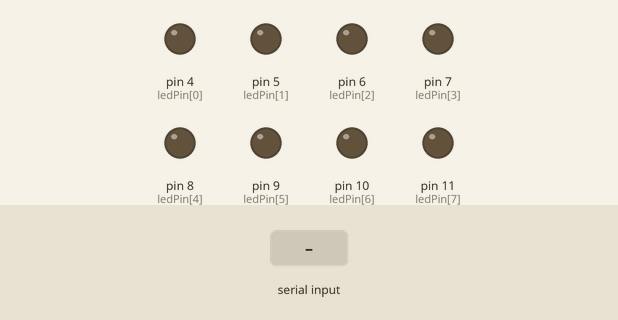
The sketch below on a simulated Arduino Uno, built with avr-gcc and run on an emulated ATmega328P. Shown: output pins drawn as LEDs (lit = HIGH). The test bench sets the inputs (shaded band).

Above: at 1.2 s.
1.3 s: "90,45\n" received over Serial
At 2.1 s:
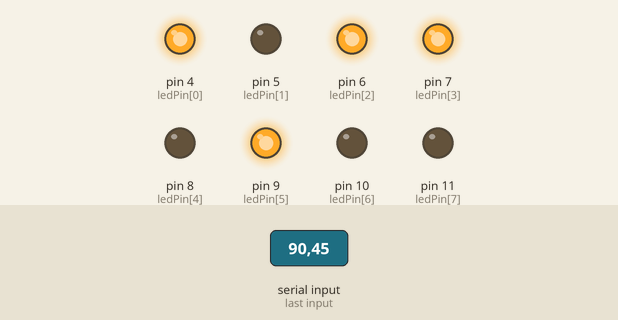
2.8 s: "30,150\n" received over Serial
At 3.2 s:
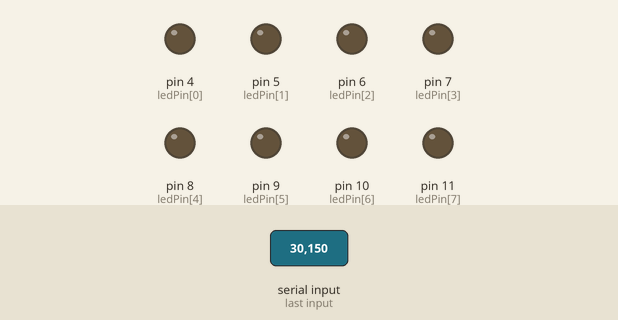
4.3 s: "5\n" received over Serial
At 5.4 s:
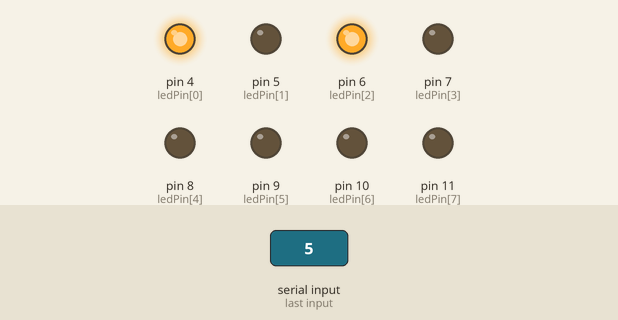
5.8 s: "200\n" received over Serial
At 6.6 s:
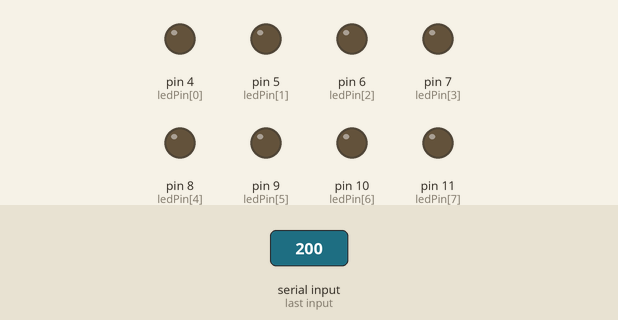
7.3 s: "90\n" received over Serial
At 7.7 s:
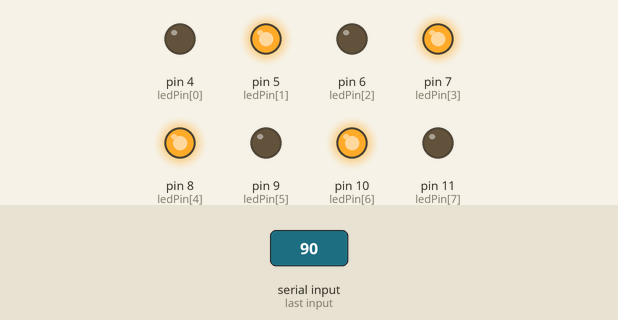
Timing chart, 0 to 9.8 s (numbered marks = the images above; inputs shaded):
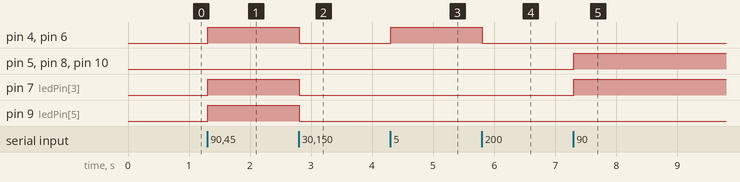

The sketch:

02_decimal_to_binary_converter.ino
```cpp
int ledPin[] = {4, 5, 6, 7, 8, 9, 10, 11};
#define ARRAYLENGTH(x) (sizeof(x) / sizeof(x[0]))

void setup()
{
    Serial.begin(9600);
    for (int i = 0; i < ARRAYLENGTH(ledPin); i++)
    {
        pinMode(ledPin[i], OUTPUT);
    }
}

void loop()
{
    char buff[4];
    int charsRead;
    int val;

    if (Serial.available())
    {
        charsRead = Serial.readBytesUntil('\n', buff, 3);
        buff[charsRead] = '\0';
        val = atoi(buff);
        if (val > -1 && val < 256)
        {
            displayBinary(val);
        }
    }
}

void displayBinary(byte num)
{
    for (int i = 0; i < ARRAYLENGTH(ledPin); i++)
    {
        /*
        if (bitRead(num, i))
        {
            digitalWrite(ledPin[i], HIGH);
        }
        else
        {
            digitalWrite(ledPin[i], LOW);
        }
        */
        digitalWrite(ledPin[i], bitRead(num, i));  // does this work?
    }
}
```

Measured:
- after the input at 1.3 s, pin 4 (ledPin[0]), pin 6 (ledPin[2]), pin 7 (ledPin[3]), pin 9 (ledPin[5]): LOW → HIGH at once
- after the input at 2.8 s, pin 4 (ledPin[0]), pin 6 (ledPin[2]), pin 7 (ledPin[3]), pin 9 (ledPin[5]): HIGH → LOW at once
- after the input at 4.3 s, pin 4 (ledPin[0]), pin 6 (ledPin[2]): LOW → HIGH at once
- after the input at 5.8 s, pin 4 (ledPin[0]), pin 6 (ledPin[2]): HIGH → LOW at once
- after the input at 7.3 s, pin 5 (ledPin[1]), pin 7 (ledPin[3]), pin 8 (ledPin[4]), pin 10 (ledPin[6]): LOW → HIGH at once
